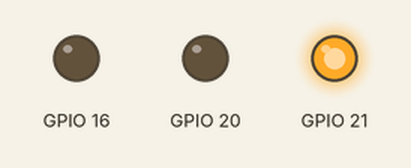
The program below on a simulated Raspberry Pi (BCM pin numbers). Shown: output pins drawn as LEDs (lit = HIGH).

Above: at 0.5 s.
At 1.5 s:
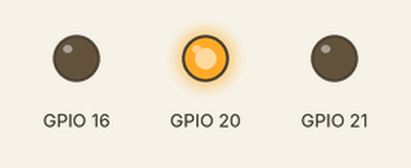
At 5.5 s:
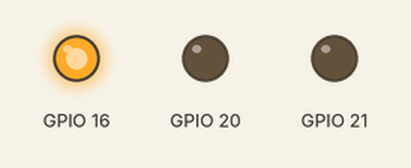
Timing chart, 0 to 6.9 s (numbered marks = the images above):
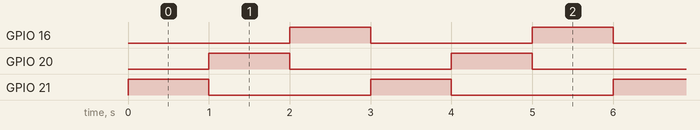

Measured:
- by itself, GPIO 16, GPIO 20, GPIO 21: alternates HIGH for 1.0 s and LOW for 2.0 s
- by itself, everything shown: repeats every 3.0 s, in 3 steps

The program:

swiatlaDrogowe.py
```python
from RPi.GPIO import *
from time import *

setmode(BCM)
setwarnings(0)
setup(21, OUT)
setup(16, OUT)
setup(20, OUT)

while True:
	output(21, 1)
	output(20, 0)
	output(16, 0)
	sleep(1)
	output(21, 0)
	output(20, 1)
	output(16, 0)
	sleep(1)
	output(21, 0)
	output(20, 0)
	output(16, 1)
	sleep(1)
```
